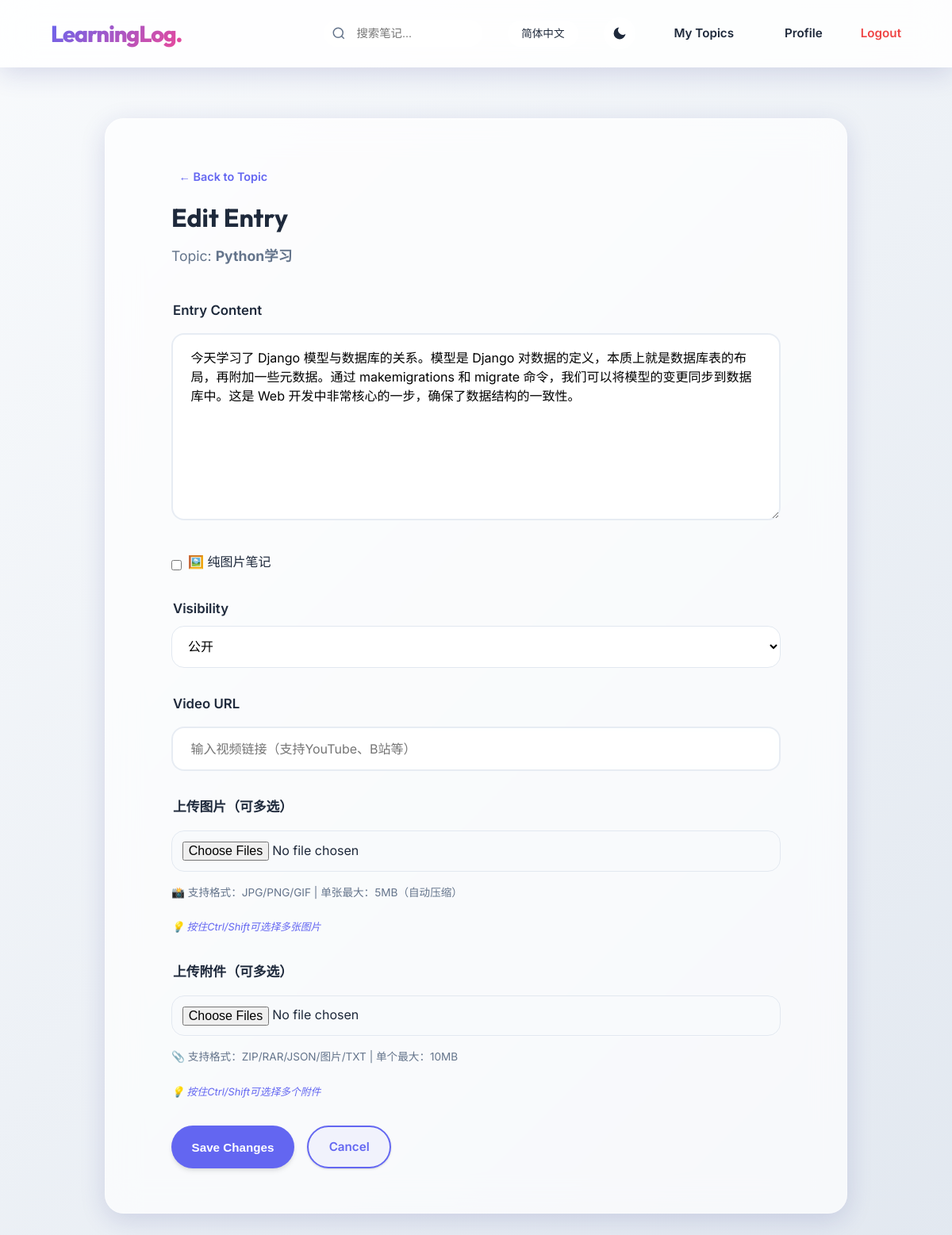
/zh-hans/edit_entry/1/1/ (signed in), run on the app's committed database.
### learning_logs/models.py (models this page shows, shortened)
class Topic(models.Model):
    COVER_STYLES = [
        ('default', '默认渐变'),
        ('ocean', '海洋蓝'),
        ('sunset', '日落橙'),
        ('forest', '森林绿'),
        ('purple', '梦幻紫'),
        ('pink', '樱花粉'),
        ('gold', '金色阳光'),
        ('dark', '暗夜星空'),
    ]
    VISIBILITY_CHOICES = [
        ('public', '公开'),
        ('private', '私人'),
        ('followers', '仅关注者可见'),
    ]
    text = models.CharField(max_length=200)
    date_added = models.DateTimeField(auto_now_add=True)
    owner = models.ForeignKey(User, on_delete=models.CASCADE)
    tags = models.ManyToManyField(Tag, blank=True, related_name='topics')
    is_deleted = models.BooleanField(default=False)
    deleted_at = models.DateTimeField(null=True, blank=True)
    cover_image = models.ImageField(upload_to='covers/', blank=True, null=True, verbose_name='封面图片')
    cover_style = models.CharField(max_length=20, choices=COVER_STYLES, default='default', verbose_name='封面样式')
    is_pinned = models.BooleanField(default=False, verbose_name='置顶')
    order = models.IntegerField(default=0, verbose_name='排序权重')
    visibility = models.CharField(max_length=20, choices=VISIBILITY_CHOICES, default='public', verbose_name='可见性')

class Entry(models.Model):
    VISIBILITY_CHOICES = [
        ('public', '公开'),
        ('private', '私人'),
        ('followers', '仅关注者可见'),
    ]
    topic = models.ForeignKey(Topic, on_delete=models.CASCADE)
    text = models.TextField(blank=True)
    date_added = models.DateTimeField(auto_now_add=True)
    tags = models.ManyToManyField(Tag, blank=True, related_name='entries')
    is_deleted = models.BooleanField(default=False)
    deleted_at = models.DateTimeField(null=True, blank=True)
    is_image_only = models.BooleanField(default=False, verbose_name='纯图片笔记')
    visibility = models.CharField(max_length=20, choices=VISIBILITY_CHOICES, default='public', verbose_name='可见性')
    video_url = models.URLField(blank=True, null=True, verbose_name='视频链接')
    class Meta:
        verbose_name_plural = 'entries'

### learning_logs/views.py (the view)
# urls.py: path('edit_entry/<int:topic_id>/<int:entry_id>/', views.edit_entry, name='edit_entry'),
@login_required
def edit_entry(request, topic_id, entry_id):
    topic = get_object_or_404(Topic, id=topic_id)
    entry = get_object_or_404(Entry, id=entry_id)
    if topic.owner != request.user:
        raise Http404
    if request.method == 'POST':
        old_text = entry.text  # 保存旧版本
        entry_form = EntryForm(request.POST, instance=entry)
        if entry_form.is_valid():
            new_entry = entry_form.save()
            if old_text != new_entry.text:
                EntryRevision.objects.create(
                    entry=new_entry,
                    text=old_text,
                    created_by=request.user
                )
            if 'image' in request.FILES:
                for image_file in request.FILES.getlist('image'):
                    entry_image = EntryImage(entry=entry, image=image_file)
                    entry_image.save()
                    compress_image(os.path.join(settings.MEDIA_ROOT, str(entry_image.image)))
            if 'attachment' in request.FILES:
                for attach_file in request.FILES.getlist('attachment'):
                    EntryAttachment(entry=entry, attachment=attach_file).save()
            return redirect('learning_logs:topic', topic_id=topic_id)
    else:
        entry_form = EntryForm(instance=entry)
        image_form = EntryImageForm()  # 普通Form初始化
        attachment_form = EntryAttachmentForm()  # 普通Form初始化
    context = {
        'topic': topic,
        'entry': entry,
        'entry_form': entry_form,
        'image_form': image_form,
        'attachment_form': attachment_form,
        'entry_images': entry.images.all(),
        'entry_attachments': entry.attachments.all()
    }
    return render(request, 'learning_logs/edit_entry.html', context)

### learning_logs/forms.py (shortened to what this page needs)
class EntryForm(forms.ModelForm):
    class Meta:
        model = Entry
        fields = ['text', 'is_image_only', 'visibility', 'video_url']
        labels = {'text': '', 'is_image_only': '纯图片笔记', 'visibility': '可见性', 'video_url': '视频链接'}
        widgets = {
            'text': forms.Textarea(attrs={'cols': 80, 'rows': 10, 'placeholder': '输入笔记内容...'}),
            'video_url': forms.URLInput(attrs={'placeholder': '输入视频链接（支持YouTube、B站等）'}),
        }

class EntryImageForm(forms.Form):
    image = forms.ImageField(
        widget=MultiFileInput(
            attrs={
                'accept': 'image/*',
                'class': 'file-input multi-file-input',
            }
        ),
        label='上传图片（可多选）',
        required=False
    )

### learning_logs/forms.py (called while the page is built)
    def render(self, name, value, attrs=None, renderer=None):
        if attrs is None:
            attrs = {}
        attrs['multiple'] = 'multiple'
        return super().render(name, value, attrs, renderer)

### learning_logs/templates/learning_logs/edit_entry.html (shortened to what this page needs)
{% extends "learning_logs/base.html" %}
{% block content %}
<div class="form-page-container">
    <a href="{% url 'learning_logs:topic' topic.id %}" class="small-link form-back-link">← Back to Topic</a>
    <div class="form-header">
        <h2 class="form-title">Edit Entry</h2>
        {% with topic_text=topic.text %}
        <p class="form-subtitle">Topic: <strong>{{ topic_text }}</strong></p>
        {% endwith %}
    </div>
    <form method="post" enctype="multipart/form-data" class="standard-form">
        <div class="form-group">
            <label class="form-label">Entry Content</label>
            {{ entry_form.text }}
        </div>
        <div class="form-group checkbox-group">
            {{ entry_form.is_image_only }}
            <label for="{{ entry_form.is_image_only.id_for_label }}">
                🖼️ 纯图片笔记
            </label>
        </div>
        <div class="form-group">
            <label class="form-label">Visibility</label>
            {{ entry_form.visibility }}
        </div>
        <div class="form-group">
            <label class="form-label">Video URL</label>
            {{ entry_form.video_url }}
        </div>
        <div class="form-group">
            <label class="form-label">{{ image_form.image.label }}</label>
            {{ image_form.image }}
            <p class="hint-text">📸 支持格式：JPG/PNG/GIF | 单张最大：5MB（自动压缩）</p>
            <p class="upload-tip">💡 按住Ctrl/Shift可选择多张图片</p>
        </div>
        <div class="form-group">
            <label class="form-label">{{ attachment_form.attachment.label }}</label>
            {{ attachment_form.attachment }}
            <p class="hint-text">📎 支持格式：ZIP/RAR/JSON/图片/TXT | 单个最大：10MB</p>
            <p class="upload-tip">💡 按住Ctrl/Shift可选择多个附件</p>
        </div>
        <div class="form-actions">
            <button type="submit" class="nav-btn btn-primary btn-large">Save Changes</button>
            <a href="{% url 'learning_logs:topic' topic.id %}" class="nav-btn btn-outline btn-large">Cancel</a>
        </div>
    </form>
</div>
{% endblock %}

### learning_logs/templates/learning_logs/base.html (style rules this page uses)
:root { --primary: #6366f1; --primary-hover: #4f46e5; --secondary: #ec4899; --accent: #10b981; --danger: #ef4444; --bg-gradient: linear-gradient(135deg, #f8fafc 0%, #e2e8f0 100%); --card-bg: rgba(255, 255, 255, 0.7); --nav-bg: rgba(255, 255, 255, 0.85); --glass-border: rgba(255, 255, 255, 0.3); --glass-shadow: rgba(0, 0, 0, 0.05); --text-main: #1e293b; --text-muted: #64748b; --text-light: #94a3b8; --transition-smooth: all 0.4s cubic-bezier(0.25, 0.46, 0.45, 0.94); --transition-bounce: all 0.6s cubic-bezier(0.68, -0.55, 0.265, 1.55); --transition-glass: all 0.6s cubic-bezier(0.34, 1.56, 0.64, 1); --shadow-sm: 0 1px 3px 0 rgba(0, 0, 0, 0.1), 0 1px 2px 0 rgba(0, 0, 0, 0.06); --shadow-md: 0 4px 6px -1px rgba(0, 0, 0, 0.1), 0 2px 4px -1px rgba(0, 0, 0, 0.06); --shadow-lg: 0 10px 15px -3px rgba(0, 0, 0, 0.1), 0 4px 6px -2px rgba(0, 0, 0, 0.05); --shadow-glass: 0 8px 32px 0 rgba(31, 38, 135, 0.15); --radius-sm: 8px; --radius-md: 16px; --radius-lg: 24px; --radius-xl: 32px; --radius-full: 9999px; --golden-ratio: 1.618; }
* { margin: 0; padding: 0; box-sizing: border-box; }
body { font-family: 'Inter', sans-serif; background: var(--bg-gradient); color: var(--text-main); line-height: 1.6; min-height: 100vh; overflow-x: hidden; background-attachment: fixed; background-size: 100% 100%; }
h1, h2, h3, h4, .logo { font-family: 'Outfit', sans-serif; font-weight: 700; color: var(--text-main); }
.nav-btn { padding: 0.8rem 1.6rem; border-radius: var(--radius-full); font-weight: 600; text-decoration: none; font-size: 0.95rem; transition: var(--transition-bounce); display: inline-flex; align-items: center; justify-content: center; cursor: pointer; position: relative; overflow: hidden; }
.btn-primary { background: var(--primary); color: white; border: none; box-shadow: var(--shadow-md); }
.btn-outline { border: 2px solid var(--primary); color: var(--primary); background: rgba(99, 102, 241, 0.05); box-shadow: var(--shadow-sm); }
p { margin-bottom: 1.5rem; color: var(--text-muted); font-size: 1.1rem; }
form input, form textarea { width: 100%; padding: 1rem 1.4rem; border: 2px solid rgba(226, 232, 240, 0.8); border-radius: var(--radius-md); margin-top: 0.5rem; font-family: inherit; font-size: 1rem; transition: var(--transition-smooth); background: rgba(255, 255, 255, 0.7); backdrop-filter: blur(10px); -webkit-backdrop-filter: blur(10px); }
.form-group { margin-bottom: 2rem; }
.form-label { font-weight: 700; color: var(--text-main); font-size: 0.9rem; display: block; margin-left: 2px; }
.small-link { font-size: 0.9rem; color: var(--primary); text-decoration: none; font-weight: 600; transition: var(--transition-smooth); padding: 0.3rem 0.6rem; border-radius: var(--radius-sm); position: relative; }
.small-link::after { content: ''; position: absolute; bottom: 0; left: 0; width: 100%; height: 2px; background: var(--primary); transform: scaleX(0); transition: var(--transition-smooth); transform-origin: right; }

### learning_logs/templates/learning_logs/edit_entry.html (style rules this page uses)
.form-page-container { max-width: 800px; margin: 0 auto; padding: 0 1rem; }
.form-back-link { margin-bottom: 1rem; display: block; }
.form-header { margin-bottom: 2.5rem; }
.form-title { margin-bottom: 1rem; font-size: 2rem; line-height: 1.2; }
.form-subtitle { font-size: 1.1rem; color: var(--text-muted); }
.standard-form { width: 100%; }
.form-group { margin-bottom: 2rem; }
.form-label { display: block; margin-bottom: 0.5rem; font-weight: 600; color: var(--text-main); font-size: 1.05rem; }
textarea, input[type="text"], select { width: 100%; padding: 1rem; border: 1px solid #e2e8f0; border-radius: var(--radius-md); font-size: 1rem; transition: all 0.3s ease; background: white; box-sizing: border-box; }
textarea { min-height: 200px; resize: vertical; }
.file-input { margin: 0.5rem 0; padding: 0.8rem; border: 1px solid #e2e8f0; border-radius: var(--radius-md); width: 100%; box-sizing: border-box; transition: border 0.3s ease; background: #f8fafc; }
.hint-text { font-size: 0.85rem; color: #64748b; margin-top: 0.5rem; line-height: 1.5; }
.upload-tip { color: var(--primary); font-size: 0.8rem; margin-top: 0.3rem; font-style: italic; }
.form-actions { display: flex; gap: 1rem; margin-top: 2rem; flex-wrap: wrap; }
.checkbox-group { display: flex; align-items: center; gap: 0.5rem; cursor: pointer; }
.checkbox-group input { width: auto; }

### data on the page
Topic: text "Python学习"
Entry: text "今天学习了 Django 模型与数据库的关系。模型是 Django 对数据的定义，本质上就是数据库表的布局，再附加一些元数据。通过 makemigrations 和 migrate 命令，我们可以将模型的变更同步到数据库中。这是 Web 开发中非常核心的一步，确保了数据结构的一致性。", visibility "公开"

### other printed values
{{ image_form.image.label }} "上传图片（可多选）"
{{ attachment_form.attachment.label }} "上传附件（可多选）"
form field language "简体中文"
